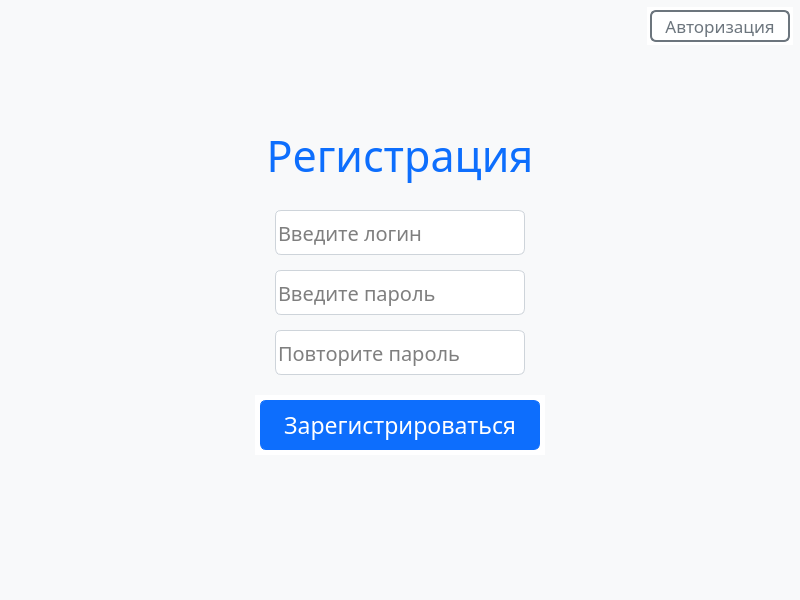
    <widget class="QWidget" name="regPage">
     <property name="sizePolicy">
      <sizepolicy hsizetype="Fixed" vsizetype="Fixed">
       <horstretch>0</horstretch>
       <verstretch>0</verstretch>
      </sizepolicy>
     </property>
     <property name="minimumSize">
      <size>
       <width>800</width>
       <height>600</height>
      </size>
     </property>
     <property name="maximumSize">
      <size>
       <width>800</width>
       <height>600</height>
      </size>
     </property>
     <property name="styleSheet">
      <string notr="true">border: none;
background-color: rgb(248,249,250);</string>
     </property>
     <widget class="QLineEdit" name="regLoginLine">
      <property name="geometry">
       <rect>
        <x>275</x>
        <y>210</y>
        <width>250</width>
        <height>45</height>
       </rect>
      </property>
      <property name="font">
       <font>
        <family>Trebuchet MS</family>
        <pointsize>15</pointsize>
       </font>
      </property>
      <property name="accessibleName">
       <string/>
      </property>
      <property name="styleSheet">
       <string notr="true">QLineEdit {
background-color: white;
border: 1px solid rgb(206,212,218);
border-radius: 6px;
color:rgb(0, 0, 0);
}
QLineEdit:focus {
border: 2px solid rgb(143,184,243);
}</string>
      </property>
      <property name="inputMethodHints">
       <set>Qt::ImhLatinOnly</set>
      </property>
      <property name="text">
       <string/>
      </property>
      <property name="maxLength">
       <number>14</number>
      </property>
      <property name="placeholderText">
       <string>Введите логин</string>
      </property>
     </widget>
     <widget class="QLabel" name="regWrongLabel">
      <property name="geometry">
       <rect>
        <x>310</x>
        <y>500</y>
        <width>360</width>
        <height>16</height>
       </rect>
      </property>
      <property name="font">
       <font>
        <family>Trebuchet MS</family>
        <pointsize>11</pointsize>
       </font>
      </property>
      <property name="styleSheet">
       <string notr="true">color: rgb(220, 53, 69);</string>
      </property>
      <property name="text">
       <string/>
      </property>
      <property name="alignment">
       <set>Qt::AlignCenter</set>
      </property>
     </widget>
     <widget class="QPushButton" name="regToAuthButton">
      <property name="geometry">
       <rect>
        <x>650</x>
        <y>10</y>
        <width>140</width>
        <height>32</height>
       </rect>
      </property>
      <property name="font">
       <font>
        <family>Trebuchet MS</family>
        <pointsize>13</pointsize>
        <weight>50</weight>
        <bold>false</bold>
       </font>
      </property>
      <property name="styleSheet">
       <string notr="true">QPushButton {
color: rgb(108,117,125);
border:2px solid rgb(108,117,125);
border-radius: 6px;
background-color: transparent;
}
QPushButton:focus {
border: 3px solid rgb(108,117,125);
outline: none;
}
QPushButton:hover {
border-color: rgb(108, 117, 125);
background-color: rgb(108, 117, 125);
color: rgb(255, 255, 255);
}</string>
      </property>
      <property name="text">
       <string>Авторизация</string>
      </property>
     </widget>
     <widget class="QLabel" name="regTitleLabel">
      <property name="enabled">
       <bool>true</bool>
      </property>
      <property name="geometry">
       <rect>
        <x>240</x>
        <y>120</y>
        <width>320</width>
        <height>70</height>
       </rect>
      </property>
      <property name="font">
       <font>
        <family>Trebuchet MS</family>
        <pointsize>32</pointsize>
        <weight>50</weight>
        <bold>false</bold>
        <stylestrategy>PreferAntialias</stylestrategy>
       </font>
      </property>
      <property name="styleSheet">
       <string notr="true">color: rgb(13,110,253)</string>
      </property>
      <property name="text">
       <string>Регистрация</string>
      </property>
      <property name="alignment">
       <set>Qt::AlignCenter</set>
      </property>
     </widget>
     <widget class="QLineEdit" name="regRepeatPasswordLine">
      <property name="geometry">
       <rect>
        <x>275</x>
        <y>330</y>
        <width>250</width>
        <height>45</height>
       </rect>
      </property>
      <property name="font">
       <font>
        <family>Trebuchet MS</family>
        <pointsize>15</pointsize>
       </font>
      </property>
      <property name="accessibleName">
       <string/>
      </property>
      <property name="styleSheet">
       <string notr="true">QLineEdit {
background-color: white;
border: 1px solid rgb(206,212,218);
border-radius: 6px;
color:rgb(0, 0, 0);
}
QLineEdit:focus {
border: 2px solid rgb(143,184,243);
}</string>
      </property>
      <property name="inputMethodHints">
       <set>Qt::ImhHiddenText|Qt::ImhLatinOnly|Qt::ImhNoAutoUppercase|Qt::ImhNoPredictiveText|Qt::ImhSensitiveData</set>
      </property>
      <property name="text">
       <string/>
      </property>
      <property name="maxLength">
       <number>14</number>
      </property>
      <property name="echoMode">
       <enum>QLineEdit::Password</enum>
      </property>
      <property name="placeholderText">
       <string>Повторите пароль</string>
      </property>
     </widget>
     <widget class="QPushButton" name="regEnterButton">
      <property name="geometry">
       <rect>
        <x>260</x>
        <y>400</y>
        <width>280</width>
        <height>50</height>
       </rect>
      </property>
      <property name="font">
       <font>
        <family>Trebuchet MS</family>
        <pointsize>17</pointsize>
        <weight>50</weight>
        <bold>false</bold>
       </font>
      </property>
      <property name="styleSheet">
       <string notr="true">QPushButton {
color: white;
border:1px solid rgb(13,110,253);
border-radius: 6px;
background-color: rgb(13,110,253);
}
QPushButton:focus {
border: 3px solid rgb(11,94,215);
outline: none;
}
QPushButton:hover {
border-color: rgb(11,94,215);
background-color: rgb(11,94,215);
}</string>
      </property>
      <property name="text">
       <string>Зарегистрироваться</string>
      </property>
     </widget>
     <widget class="QLineEdit" name="regPasswordLine">
      <property name="geometry">
       <rect>
        <x>275</x>
        <y>270</y>
        <width>250</width>
        <height>45</height>
       </rect>
      </property>
      <property name="font">
       <font>
        <family>Trebuchet MS</family>
        <pointsize>15</pointsize>
       </font>
      </property>
      <property name="accessibleName">
       <string/>
      </property>
      <property name="styleSheet">
       <string notr="true">QLineEdit {
background-color: white;
border: 1px solid rgb(206,212,218);
border-radius: 6px;
color:rgb(0, 0, 0);
}
QLineEdit:focus {
border: 2px solid rgb(143,184,243);
}</string>
      </property>
      <property name="inputMethodHints">
       <set>Qt::ImhHiddenText|Qt::ImhLatinOnly|Qt::ImhNoAutoUppercase|Qt::ImhNoPredictiveText|Qt::ImhSensitiveData</set>
      </property>
      <property name="text">
       <string/>
      </property>
      <property name="maxLength">
       <number>14</number>
      </property>
      <property name="echoMode">
       <enum>QLineEdit::Password</enum>
      </property>
      <property name="placeholderText">
       <string>Введите пароль</string>
      </property>
     </widget>
     <widget class="QFrame" name="regEnterButtonFrame">
      <property name="geometry">
       <rect>
        <x>255</x>
        <y>395</y>
        <width>290</width>
        <height>60</height>
       </rect>
      </property>
      <property name="styleSheet">
       <string notr="true">border: none;
background-color: rgb(255,255,255);</string>
      </property>
      <property name="frameShape">
       <enum>QFrame::StyledPanel</enum>
      </property>
      <property name="frameShadow">
       <enum>QFrame::Raised</enum>
      </property>
     </widget>
     <widget class="QFrame" name="regToAuthButtonFrame">
      <property name="geometry">
       <rect>
        <x>647</x>
        <y>7</y>
        <width>146</width>
        <height>38</height>
       </rect>
      </property>
      <property name="styleSheet">
       <string notr="true">border: none;
background-color: rgb(255,255,255);</string>
      </property>
      <property name="frameShape">
       <enum>QFrame::StyledPanel</enum>
      </property>
      <property name="frameShadow">
       <enum>QFrame::Raised</enum>
      </property>
     </widget>
     <zorder>regEnterButtonFrame</zorder>
     <zorder>regWrongLabel</zorder>
     <zorder>regTitleLabel</zorder>
     <zorder>regRepeatPasswordLine</zorder>
     <zorder>regPasswordLine</zorder>
     <zorder>regLoginLine</zorder>
     <zorder>regEnterButton</zorder>
     <zorder>regToAuthButtonFrame</zorder>
     <zorder>regToAuthButton</zorder>
    </widget>
